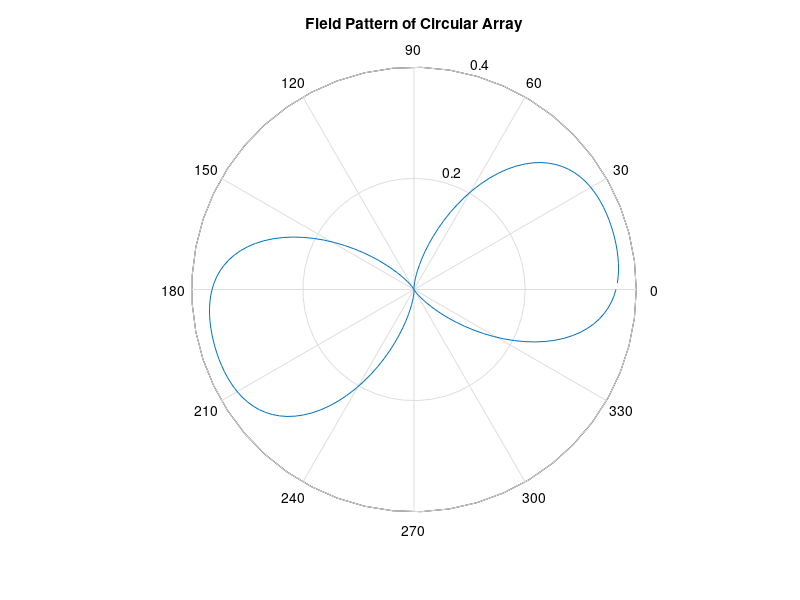

Source code (MATLAB):
clc;
lambda = input('Enter the value of wavelength : ');
N = input('Enter the number of elements(3,4,5..): ');
a = input('Enter your circular radius(interms of lambda): ');
theta_0 = input('Enter angle theta at which main lobe occurs : ');
phi_0 = input('Enter angle phi at which main lobe occurs : ');
B = (2 * pi/lambda);
theta= pi/100:pi/100:2*pi;
phi = pi/100:pi/100:2*pi;

f1 = sin(theta_0) * cos(phi_0);
f2 = sin(theta_0) * sin(phi_0);
f3 = sin(theta) .* cos(phi);
f4 = sin(theta) .* sin(phi);

X = f3 - f1;
Y = f4 - f2;
ra = a .* sqrt(X .^ 2 + Y .^ 2);

AFn = besselj(a, B .* ra);
polar(theta, AFn);
title('Field Pattern of Circular Array')